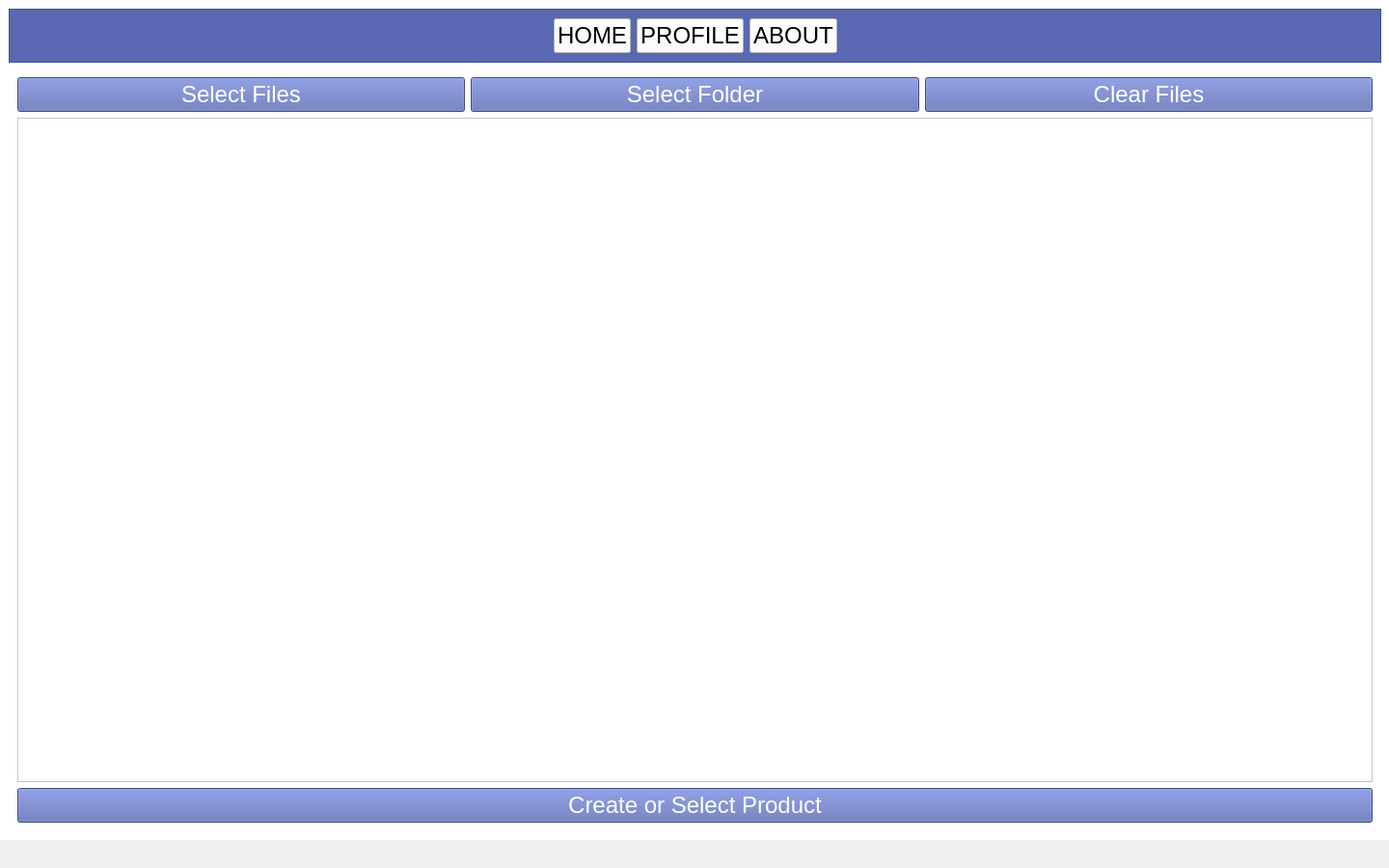
<?xml version="1.0" encoding="UTF-8"?>
<ui version="4.0">
 <class>MainWindow</class>
 <widget class="QMainWindow" name="MainWindow">
  <property name="geometry">
   <rect>
    <x>0</x>
    <y>0</y>
    <width>1440</width>
    <height>900</height>
   </rect>
  </property>
  <property name="windowTitle">
   <string>MainWindow</string>
  </property>
  <widget class="QWidget" name="centralwidget">
   <widget class="QStackedWidget" name="stackedWidget_2">
    <property name="geometry">
     <rect>
      <x>0</x>
      <y>0</y>
      <width>1441</width>
      <height>871</height>
     </rect>
    </property>
    <property name="styleSheet">
     <string notr="true">background: white;</string>
    </property>
    <property name="currentIndex">
     <number>0</number>
    </property>
    <widget class="QWidget" name="page_4">
     <layout class="QVBoxLayout" name="verticalLayout_8">
      <item>
       <widget class="QFrame" name="frame_2">
        <property name="styleSheet">
         <string notr="true">background: #5968B0;</string>
        </property>
        <property name="frameShape">
         <enum>QFrame::StyledPanel</enum>
        </property>
        <property name="frameShadow">
         <enum>QFrame::Raised</enum>
        </property>
        <layout class="QHBoxLayout" name="horizontalLayout_2">
         <item>
          <spacer name="horizontalSpacer_2">
           <property name="orientation">
            <enum>Qt::Horizontal</enum>
           </property>
           <property name="sizeType">
            <enum>QSizePolicy::Expanding</enum>
           </property>
           <property name="sizeHint" stdset="0">
            <size>
             <width>20</width>
             <height>20</height>
            </size>
           </property>
          </spacer>
         </item>
         <item>
          <widget class="QPushButton" name="homeButton">
           <property name="font">
            <font>
             <pointsize>18</pointsize>
            </font>
           </property>
           <property name="cursor">
            <cursorShape>PointingHandCursor</cursorShape>
           </property>
           <property name="styleSheet">
            <string notr="true">background: white;
color: black;</string>
           </property>
           <property name="text">
            <string>HOME</string>
           </property>
          </widget>
         </item>
         <item>
          <widget class="QPushButton" name="profileButton">
           <property name="font">
            <font>
             <pointsize>18</pointsize>
            </font>
           </property>
           <property name="cursor">
            <cursorShape>PointingHandCursor</cursorShape>
           </property>
           <property name="styleSheet">
            <string notr="true">background: white;
color: black;</string>
           </property>
           <property name="text">
            <string>PROFILE</string>
           </property>
          </widget>
         </item>
         <item>
          <widget class="QPushButton" name="aboutButton">
           <property name="font">
            <font>
             <pointsize>18</pointsize>
            </font>
           </property>
           <property name="cursor">
            <cursorShape>PointingHandCursor</cursorShape>
           </property>
           <property name="styleSheet">
            <string notr="true">background: white;
color: black;</string>
           </property>
           <property name="text">
            <string>ABOUT</string>
           </property>
          </widget>
         </item>
         <item>
          <spacer name="horizontalSpacer">
           <property name="orientation">
            <enum>Qt::Horizontal</enum>
           </property>
           <property name="sizeType">
            <enum>QSizePolicy::Expanding</enum>
           </property>
           <property name="sizeHint" stdset="0">
            <size>
             <width>20</width>
             <height>20</height>
            </size>
           </property>
          </spacer>
         </item>
        </layout>
       </widget>
      </item>
      <item>
       <widget class="QStackedWidget" name="stackedWidget">
        <property name="font">
         <font>
          <pointsize>18</pointsize>
         </font>
        </property>
        <property name="cursor">
         <cursorShape>ArrowCursor</cursorShape>
        </property>
        <property name="currentIndex">
         <number>0</number>
        </property>
        <widget class="QWidget" name="page">
         <layout class="QVBoxLayout" name="verticalLayout">
          <item>
           <layout class="QHBoxLayout" name="horizontalLayout">
            <item>
             <widget class="QPushButton" name="selectFilesButton">
              <property name="font">
               <font>
                <pointsize>18</pointsize>
               </font>
              </property>
              <property name="cursor">
               <cursorShape>PointingHandCursor</cursorShape>
              </property>
              <property name="styleSheet">
               <string notr="true">background: #5968B0;
color: white;</string>
              </property>
              <property name="text">
               <string>Select Files</string>
              </property>
             </widget>
            </item>
            <item>
             <widget class="QPushButton" name="selectFolderButton">
              <property name="font">
               <font>
                <pointsize>18</pointsize>
               </font>
              </property>
              <property name="cursor">
               <cursorShape>PointingHandCursor</cursorShape>
              </property>
              <property name="styleSheet">
               <string notr="true">background: #5968B0;
color: white;</string>
              </property>
              <property name="text">
               <string>Select Folder</string>
              </property>
             </widget>
            </item>
            <item>
             <widget class="QPushButton" name="clearFilesButton">
              <property name="font">
               <font>
                <pointsize>18</pointsize>
               </font>
              </property>
              <property name="cursor">
               <cursorShape>PointingHandCursor</cursorShape>
              </property>
              <property name="styleSheet">
               <string notr="true">background: #5968B0;
color: white;</string>
              </property>
              <property name="text">
               <string>Clear Files</string>
              </property>
             </widget>
            </item>
           </layout>
          </item>
          <item>
           <widget class="QListWidget" name="fileFolderListWidget">
            <property name="font">
             <font>
              <pointsize>25</pointsize>
             </font>
            </property>
            <property name="styleSheet">
             <string notr="true">color: black;</string>
            </property>
           </widget>
          </item>
          <item>
           <widget class="QPushButton" name="createSelectButton">
            <property name="font">
             <font>
              <pointsize>18</pointsize>
             </font>
            </property>
            <property name="cursor">
             <cursorShape>PointingHandCursor</cursorShape>
            </property>
            <property name="styleSheet">
             <string notr="true">background: #5968B0;
color: white;</string>
            </property>
            <property name="text">
             <string>Create or Select Product</string>
            </property>
           </widget>
          </item>
         </layout>
        </widget>
        <widget class="QWidget" name="page_2">
         <layout class="QVBoxLayout" name="verticalLayout_2">
          <item>
           <widget class="QPushButton" name="backButton">
            <property name="maximumSize">
             <size>
              <width>200</width>
              <height>16777215</height>
             </size>
            </property>
            <property name="font">
             <font>
              <pointsize>18</pointsize>
             </font>
            </property>
            <property name="cursor">
             <cursorShape>PointingHandCursor</cursorShape>
            </property>
            <property name="styleSheet">
             <string notr="true">background: #5968B0;
color: white;</string>
            </property>
            <property name="text">
             <string>BACK</string>
            </property>
           </widget>
          </item>
          <item>
           <widget class="QPushButton" name="newProductButton">
            <property name="font">
             <font>
              <pointsize>18</pointsize>
             </font>
            </property>
            <property name="cursor">
             <cursorShape>PointingHandCursor</cursorShape>
            </property>
            <property name="styleSheet">
             <string notr="true">background: #5968B0;
color: white;</string>
            </property>
            <property name="text">
             <string>New Product</string>
            </property>
           </widget>
          </item>
          <item>
           <widget class="QListWidget" name="productListWidget">
            <property name="font">
             <font>
              <pointsize>15</pointsize>
             </font>
            </property>
            <property name="cursor" stdset="0">
             <cursorShape>PointingHandCursor</cursorShape>
            </property>
            <property name="styleSheet">
             <string notr="true">color: black;</string>
            </property>
           </widget>
          </item>
          <item>
           <widget class="QPushButton" name="selectProductButton">
            <property name="font">
             <font>
              <pointsize>18</pointsize>
             </font>
            </property>
            <property name="cursor">
             <cursorShape>PointingHandCursor</cursorShape>
            </property>
            <property name="styleSheet">
             <string notr="true">background: #5968B0;
color: white;</string>
            </property>
            <property name="text">
             <string>Select Product</string>
            </property>
           </widget>
          </item>
         </layout>
        </widget>
        <widget class="QWidget" name="page_3">
         <layout class="QVBoxLayout" name="verticalLayout_4">
          <item>
           <widget class="QPushButton" name="backButton2">
            <property name="maximumSize">
             <size>
              <width>200</width>
              <height>16777215</height>
             </size>
            </property>
            <property name="font">
             <font>
              <pointsize>18</pointsize>
             </font>
            </property>
            <property name="cursor">
             <cursorShape>PointingHandCursor</cursorShape>
            </property>
            <property name="styleSheet">
             <string notr="true">background: #5968B0;
color: white;</string>
            </property>
            <property name="text">
             <string>BACK</string>
            </property>
           </widget>
          </item>
          <item>
           <spacer name="verticalSpacer">
            <property name="orientation">
             <enum>Qt::Vertical</enum>
            </property>
            <property name="sizeType">
             <enum>QSizePolicy::Preferred</enum>
            </property>
            <property name="sizeHint" stdset="0">
             <size>
              <width>20</width>
              <height>10</height>
             </size>
            </property>
           </spacer>
          </item>
          <item>
           <widget class="QLabel" name="productLabel">
            <property name="font">
             <font>
              <pointsize>15</pointsize>
             </font>
            </property>
            <property name="styleSheet">
             <string notr="true">color: black;</string>
            </property>
            <property name="text">
             <string>Header</string>
            </property>
           </widget>
          </item>
          <item>
           <widget class="QListWidget" name="encryptorListWidget">
            <property name="font">
             <font>
              <pointsize>15</pointsize>
             </font>
            </property>
            <property name="styleSheet">
             <string notr="true">color: black;</string>
            </property>
           </widget>
          </item>
          <item>
           <widget class="QFrame" name="frame">
            <property name="frameShape">
             <enum>QFrame::StyledPanel</enum>
            </property>
            <property name="frameShadow">
             <enum>QFrame::Raised</enum>
            </property>
            <layout class="QVBoxLayout" name="verticalLayout_3">
             <item>
              <widget class="QPushButton" name="changeContentButton">
               <property name="font">
                <font>
                 <pointsize>18</pointsize>
                </font>
               </property>
               <property name="cursor">
                <cursorShape>PointingHandCursor</cursorShape>
               </property>
               <property name="styleSheet">
                <string notr="true">background: #5968B0;
color: white;</string>
               </property>
               <property name="text">
                <string>CHANGE CONTENT</string>
               </property>
              </widget>
             </item>
             <item>
              <widget class="QPushButton" name="outputDirectoryButton">
               <property name="font">
                <font>
                 <pointsize>18</pointsize>
                </font>
               </property>
               <property name="cursor">
                <cursorShape>PointingHandCursor</cursorShape>
               </property>
               <property name="styleSheet">
                <string notr="true">background: #5968B0;
color: white;</string>
               </property>
               <property name="text">
                <string>OUTPUT DIRECTORY</string>
               </property>
              </widget>
             </item>
             <item>
              <widget class="QLabel" name="outputDirectoryLabel">
               <property name="font">
                <font>
                 <pointsize>15</pointsize>
                </font>
               </property>
               <property name="styleSheet">
                <string notr="true">color: black;</string>
               </property>
               <property name="text">
                <string>Output Directory:</string>
               </property>
              </widget>
             </item>
             <item>
              <widget class="QPushButton" name="startEncryptionButton">
               <property name="font">
                <font>
                 <pointsize>18</pointsize>
                </font>
               </property>
               <property name="cursor">
                <cursorShape>PointingHandCursor</cursorShape>
               </property>
               <property name="styleSheet">
                <string notr="true">background: #5968B0;
color: white;</string>
               </property>
               <property name="text">
                <string>START ENCRYPTION</string>
               </property>
              </widget>
             </item>
            </layout>
           </widget>
          </item>
         </layout>
        </widget>
        <widget class="QWidget" name="page_6">
         <layout class="QVBoxLayout" name="verticalLayout_6">
          <item>
           <widget class="QPushButton" name="backButton3">
            <property name="maximumSize">
             <size>
              <width>200</width>
              <height>16777215</height>
             </size>
            </property>
            <property name="font">
             <font>
              <pointsize>18</pointsize>
             </font>
            </property>
            <property name="cursor">
             <cursorShape>PointingHandCursor</cursorShape>
            </property>
            <property name="styleSheet">
             <string notr="true">background: #5968B0;
color: white;</string>
            </property>
            <property name="text">
             <string>BACK</string>
            </property>
           </widget>
          </item>
          <item>
           <spacer name="verticalSpacer_5">
            <property name="orientation">
             <enum>Qt::Vertical</enum>
            </property>
            <property name="sizeType">
             <enum>QSizePolicy::Preferred</enum>
            </property>
            <property name="sizeHint" stdset="0">
             <size>
              <width>20</width>
              <height>20</height>
             </size>
            </property>
           </spacer>
          </item>
          <item>
           <widget class="QLabel" name="label">
            <property name="font">
             <font>
              <pointsize>18</pointsize>
             </font>
            </property>
            <property name="styleSheet">
             <string notr="true">color: black;</string>
            </property>
            <property name="text">
             <string>Create Product</string>
            </property>
           </widget>
          </item>
          <item>
           <widget class="QFrame" name="frame_5">
            <property name="frameShape">
             <enum>QFrame::StyledPanel</enum>
            </property>
            <property name="frameShadow">
             <enum>QFrame::Raised</enum>
            </property>
            <layout class="QVBoxLayout" name="verticalLayout_5">
             <item>
              <widget class="QLabel" name="label_5">
               <property name="font">
                <font>
                 <pointsize>15</pointsize>
                </font>
               </property>
               <property name="styleSheet">
                <string notr="true">color: black;</string>
               </property>
               <property name="text">
                <string>Name</string>
               </property>
              </widget>
             </item>
             <item>
              <widget class="QLineEdit" name="nameEdit">
               <property name="maximumSize">
                <size>
                 <width>500</width>
                 <height>16777215</height>
                </size>
               </property>
               <property name="font">
                <font>
                 <pointsize>15</pointsize>
                </font>
               </property>
               <property name="styleSheet">
                <string notr="true">border: 1px solid grey;
color: black;</string>
               </property>
               <property name="text">
                <string/>
               </property>
              </widget>
             </item>
             <item>
              <widget class="QLabel" name="label_4">
               <property name="font">
                <font>
                 <pointsize>15</pointsize>
                </font>
               </property>
               <property name="styleSheet">
                <string notr="true">color: black;</string>
               </property>
               <property name="text">
                <string>Title</string>
               </property>
              </widget>
             </item>
             <item>
              <widget class="QLineEdit" name="titleEdit">
               <property name="maximumSize">
                <size>
                 <width>500</width>
                 <height>16777215</height>
                </size>
               </property>
               <property name="font">
                <font>
                 <pointsize>15</pointsize>
                </font>
               </property>
               <property name="styleSheet">
                <string notr="true">border: 1px solid grey;
color: black;</string>
               </property>
               <property name="text">
                <string/>
               </property>
              </widget>
             </item>
             <item>
              <widget class="QLabel" name="label_3">
               <property name="font">
                <font>
                 <pointsize>15</pointsize>
                </font>
               </property>
               <property name="styleSheet">
                <string notr="true">color: black;</string>
               </property>
               <property name="text">
                <string>Short description</string>
               </property>
              </widget>
             </item>
             <item>
              <widget class="QLineEdit" name="shortDescriptionEdit">
               <property name="maximumSize">
                <size>
                 <width>500</width>
                 <height>16777215</height>
                </size>
               </property>
               <property name="font">
                <font>
                 <pointsize>15</pointsize>
                </font>
               </property>
               <property name="styleSheet">
                <string notr="true">border: 1px solid grey;
color: black;</string>
               </property>
               <property name="text">
                <string/>
               </property>
              </widget>
             </item>
             <item>
              <widget class="QLabel" name="label_2">
               <property name="font">
                <font>
                 <pointsize>15</pointsize>
                </font>
               </property>
               <property name="styleSheet">
                <string notr="true">color: black;</string>
               </property>
               <property name="text">
                <string>Long description</string>
               </property>
              </widget>
             </item>
             <item>
              <widget class="QTextEdit" name="longDescriptionEdit">
               <property name="font">
                <font>
                 <pointsize>15</pointsize>
                </font>
               </property>
               <property name="styleSheet">
                <string notr="true">border: 1px solid grey;
color: black;</string>
               </property>
               <property name="html">
                <string>&lt;!DOCTYPE HTML PUBLIC &quot;-//W3C//DTD HTML 4.0//EN&quot; &quot;http://www.w3.org/TR/REC-html40/strict.dtd&quot;&gt;
&lt;html&gt;&lt;head&gt;&lt;meta name=&quot;qrichtext&quot; content=&quot;1&quot; /&gt;&lt;style type=&quot;text/css&quot;&gt;
p, li { white-space: pre-wrap; }
&lt;/style&gt;&lt;/head&gt;&lt;body style=&quot; font-family:'.AppleSystemUIFont'; font-size:15pt; font-weight:400; font-style:normal;&quot;&gt;
&lt;p style=&quot;-qt-paragraph-type:empty; margin-top:0px; margin-bottom:0px; margin-left:0px; margin-right:0px; -qt-block-indent:0; text-indent:0px; font-size:13pt;&quot;&gt;&lt;br /&gt;&lt;/p&gt;&lt;/body&gt;&lt;/html&gt;</string>
               </property>
              </widget>
             </item>
             <item>
              <widget class="QPushButton" name="addProductButton">
               <property name="font">
                <font>
                 <pointsize>15</pointsize>
                </font>
               </property>
               <property name="cursor">
                <cursorShape>PointingHandCursor</cursorShape>
               </property>
               <property name="styleSheet">
                <string notr="true">background: #5968B0;
color: white;</string>
               </property>
               <property name="text">
                <string>Add Product</string>
               </property>
              </widget>
             </item>
            </layout>
           </widget>
          </item>
         </layout>
        </widget>
       </widget>
      </item>
     </layout>
    </widget>
    <widget class="QWidget" name="page_7">
     <layout class="QVBoxLayout" name="verticalLayout_9">
      <item>
       <widget class="QFrame" name="frame_3">
        <property name="styleSheet">
         <string notr="true">background: #5968B0;</string>
        </property>
        <property name="frameShape">
         <enum>QFrame::StyledPanel</enum>
        </property>
        <property name="frameShadow">
         <enum>QFrame::Raised</enum>
        </property>
        <layout class="QHBoxLayout" name="horizontalLayout_3">
         <item>
          <spacer name="horizontalSpacer_3">
           <property name="orientation">
            <enum>Qt::Horizontal</enum>
           </property>
           <property name="sizeType">
            <enum>QSizePolicy::Expanding</enum>
           </property>
           <property name="sizeHint" stdset="0">
            <size>
             <width>20</width>
             <height>20</height>
            </size>
           </property>
          </spacer>
         </item>
         <item>
          <widget class="QPushButton" name="homeButton_2">
           <property name="font">
            <font>
             <pointsize>18</pointsize>
            </font>
           </property>
           <property name="cursor">
            <cursorShape>PointingHandCursor</cursorShape>
           </property>
           <property name="styleSheet">
            <string notr="true">background: white;
color: black;</string>
           </property>
           <property name="text">
            <string>HOME</string>
           </property>
          </widget>
         </item>
         <item>
          <widget class="QPushButton" name="profileButton_2">
           <property name="font">
            <font>
             <pointsize>18</pointsize>
            </font>
           </property>
           <property name="cursor">
            <cursorShape>PointingHandCursor</cursorShape>
           </property>
           <property name="styleSheet">
            <string notr="true">background: white;
color: black;</string>
           </property>
           <property name="text">
            <string>PROFILE</string>
           </property>
          </widget>
         </item>
         <item>
          <widget class="QPushButton" name="aboutButton_2">
           <property name="font">
            <font>
             <pointsize>18</pointsize>
            </font>
           </property>
           <property name="cursor">
            <cursorShape>PointingHandCursor</cursorShape>
           </property>
           <property name="styleSheet">
            <string notr="true">background: white;
color: black;</string>
           </property>
           <property name="text">
            <string>ABOUT</string>
           </property>
          </widget>
         </item>
         <item>
          <spacer name="horizontalSpacer_4">
           <property name="orientation">
            <enum>Qt::Horizontal</enum>
           </property>
           <property name="sizeType">
            <enum>QSizePolicy::Expanding</enum>
           </property>
           <property name="sizeHint" stdset="0">
            <size>
             <width>20</width>
             <height>20</height>
            </size>
           </property>
          </spacer>
         </item>
        </layout>
       </widget>
      </item>
      <item>
       <widget class="QLabel" name="label_9">
        <property name="font">
         <font>
          <pointsize>18</pointsize>
         </font>
        </property>
        <property name="styleSheet">
         <string notr="true">color: black;</string>
        </property>
        <property name="text">
         <string>PROFILE</string>
        </property>
       </widget>
      </item>
      <item>
       <widget class="QFrame" name="frame_6">
        <property name="frameShape">
         <enum>QFrame::StyledPanel</enum>
        </property>
        <property name="frameShadow">
         <enum>QFrame::Raised</enum>
        </property>
        <layout class="QVBoxLayout" name="verticalLayout_7">
         <item>
          <widget class="QLabel" name="nameProfileLabel">
           <property name="font">
            <font>
             <pointsize>15</pointsize>
            </font>
           </property>
           <property name="styleSheet">
            <string notr="true">color: black;</string>
           </property>
           <property name="text">
            <string>NAME:</string>
           </property>
          </widget>
         </item>
         <item>
          <spacer name="verticalSpacer_3">
           <property name="orientation">
            <enum>Qt::Vertical</enum>
           </property>
           <property name="sizeType">
            <enum>QSizePolicy::Preferred</enum>
           </property>
           <property name="sizeHint" stdset="0">
            <size>
             <width>20</width>
             <height>5</height>
            </size>
           </property>
          </spacer>
         </item>
         <item>
          <widget class="QLabel" name="emailProfileLabel">
           <property name="font">
            <font>
             <pointsize>15</pointsize>
            </font>
           </property>
           <property name="styleSheet">
            <string notr="true">color: black;</string>
           </property>
           <property name="text">
            <string>EMAIL:</string>
           </property>
          </widget>
         </item>
         <item>
          <spacer name="verticalSpacer_4">
           <property name="orientation">
            <enum>Qt::Vertical</enum>
           </property>
           <property name="sizeType">
            <enum>QSizePolicy::Preferred</enum>
           </property>
           <property name="sizeHint" stdset="0">
            <size>
             <width>20</width>
             <height>5</height>
            </size>
           </property>
          </spacer>
         </item>
         <item>
          <widget class="QLabel" name="phoneProfileLabel">
           <property name="font">
            <font>
             <pointsize>15</pointsize>
            </font>
           </property>
           <property name="styleSheet">
            <string notr="true">color: black;</string>
           </property>
           <property name="text">
            <string>PHONE:</string>
           </property>
          </widget>
         </item>
         <item>
          <widget class="QPushButton" name="logoutButton">
           <property name="maximumSize">
            <size>
             <width>200</width>
             <height>16777215</height>
            </size>
           </property>
           <property name="font">
            <font>
             <pointsize>15</pointsize>
            </font>
           </property>
           <property name="cursor">
            <cursorShape>PointingHandCursor</cursorShape>
           </property>
           <property name="styleSheet">
            <string notr="true">background: grey;
color: white;</string>
           </property>
           <property name="text">
            <string>LOGOUT</string>
           </property>
          </widget>
         </item>
        </layout>
       </widget>
      </item>
      <item>
       <spacer name="verticalSpacer_2">
        <property name="orientation">
         <enum>Qt::Vertical</enum>
        </property>
        <property name="sizeType">
         <enum>QSizePolicy::MinimumExpanding</enum>
        </property>
        <property name="sizeHint" stdset="0">
         <size>
          <width>20</width>
          <height>40</height>
         </size>
        </property>
       </spacer>
      </item>
     </layout>
    </widget>
    <widget class="QWidget" name="page_5">
     <layout class="QVBoxLayout" name="verticalLayout_10">
      <item>
       <widget class="QFrame" name="frame_4">
        <property name="styleSheet">
         <string notr="true">background: #5968B0;</string>
        </property>
        <property name="frameShape">
         <enum>QFrame::StyledPanel</enum>
        </property>
        <property name="frameShadow">
         <enum>QFrame::Raised</enum>
        </property>
        <layout class="QHBoxLayout" name="horizontalLayout_4">
         <item>
          <spacer name="horizontalSpacer_5">
           <property name="orientation">
            <enum>Qt::Horizontal</enum>
           </property>
           <property name="sizeType">
            <enum>QSizePolicy::Expanding</enum>
           </property>
           <property name="sizeHint" stdset="0">
            <size>
             <width>20</width>
             <height>20</height>
            </size>
           </property>
          </spacer>
         </item>
         <item>
          <widget class="QPushButton" name="homeButton_3">
           <property name="font">
            <font>
             <pointsize>18</pointsize>
            </font>
           </property>
           <property name="cursor">
            <cursorShape>PointingHandCursor</cursorShape>
           </property>
           <property name="styleSheet">
            <string notr="true">background: white;
color: black;</string>
           </property>
           <property name="text">
            <string>HOME</string>
           </property>
          </widget>
         </item>
         <item>
          <widget class="QPushButton" name="profileButton_3">
           <property name="font">
            <font>
             <pointsize>18</pointsize>
            </font>
           </property>
           <property name="cursor">
            <cursorShape>PointingHandCursor</cursorShape>
           </property>
           <property name="styleSheet">
            <string notr="true">background: white;
color: black;</string>
           </property>
           <property name="text">
            <string>PROFILE</string>
           </property>
          </widget>
         </item>
         <item>
          <widget class="QPushButton" name="aboutButton_3">
           <property name="font">
            <font>
             <pointsize>18</pointsize>
            </font>
           </property>
           <property name="cursor">
            <cursorShape>PointingHandCursor</cursorShape>
           </property>
           <property name="styleSheet">
            <string notr="true">background: white;
color: black;</string>
           </property>
           <property name="text">
            <string>ABOUT</string>
           </property>
          </widget>
         </item>
         <item>
          <spacer name="horizontalSpacer_6">
           <property name="orientation">
            <enum>Qt::Horizontal</enum>
           </property>
           <property name="sizeType">
            <enum>QSizePolicy::Expanding</enum>
           </property>
           <property name="sizeHint" stdset="0">
            <size>
             <width>20</width>
             <height>20</height>
            </size>
           </property>
          </spacer>
         </item>
        </layout>
       </widget>
      </item>
      <item>
       <widget class="QLabel" name="label_10">
        <property name="font">
         <font>
          <pointsize>18</pointsize>
         </font>
        </property>
        <property name="styleSheet">
         <string notr="true">color: black;</string>
        </property>
        <property name="text">
         <string>ABOUT</string>
        </property>
       </widget>
      </item>
      <item>
       <widget class="QTextBrowser" name="aboutUsBrowser">
        <property name="font">
         <font>
          <pointsize>15</pointsize>
         </font>
        </property>
        <property name="styleSheet">
         <string notr="true">color: black;</string>
        </property>
        <property name="html">
         <string>&lt;!DOCTYPE HTML PUBLIC &quot;-//W3C//DTD HTML 4.0//EN&quot; &quot;http://www.w3.org/TR/REC-html40/strict.dtd&quot;&gt;
&lt;html&gt;&lt;head&gt;&lt;meta name=&quot;qrichtext&quot; content=&quot;1&quot; /&gt;&lt;style type=&quot;text/css&quot;&gt;
p, li { white-space: pre-wrap; }
&lt;/style&gt;&lt;/head&gt;&lt;body style=&quot; font-family:'.AppleSystemUIFont'; font-size:15pt; font-weight:400; font-style:normal;&quot;&gt;
&lt;p style=&quot;-qt-paragraph-type:empty; margin-top:0px; margin-bottom:0px; margin-left:0px; margin-right:0px; -qt-block-indent:0; text-indent:0px; font-size:13pt;&quot;&gt;&lt;br /&gt;&lt;/p&gt;&lt;/body&gt;&lt;/html&gt;</string>
        </property>
       </widget>
      </item>
     </layout>
    </widget>
   </widget>
  </widget>
  <widget class="QMenuBar" name="menubar">
   <property name="geometry">
    <rect>
     <x>0</x>
     <y>0</y>
     <width>1440</width>
     <height>22</height>
    </rect>
   </property>
  </widget>
 </widget>
 <resources/>
 <connections/>
</ui>
